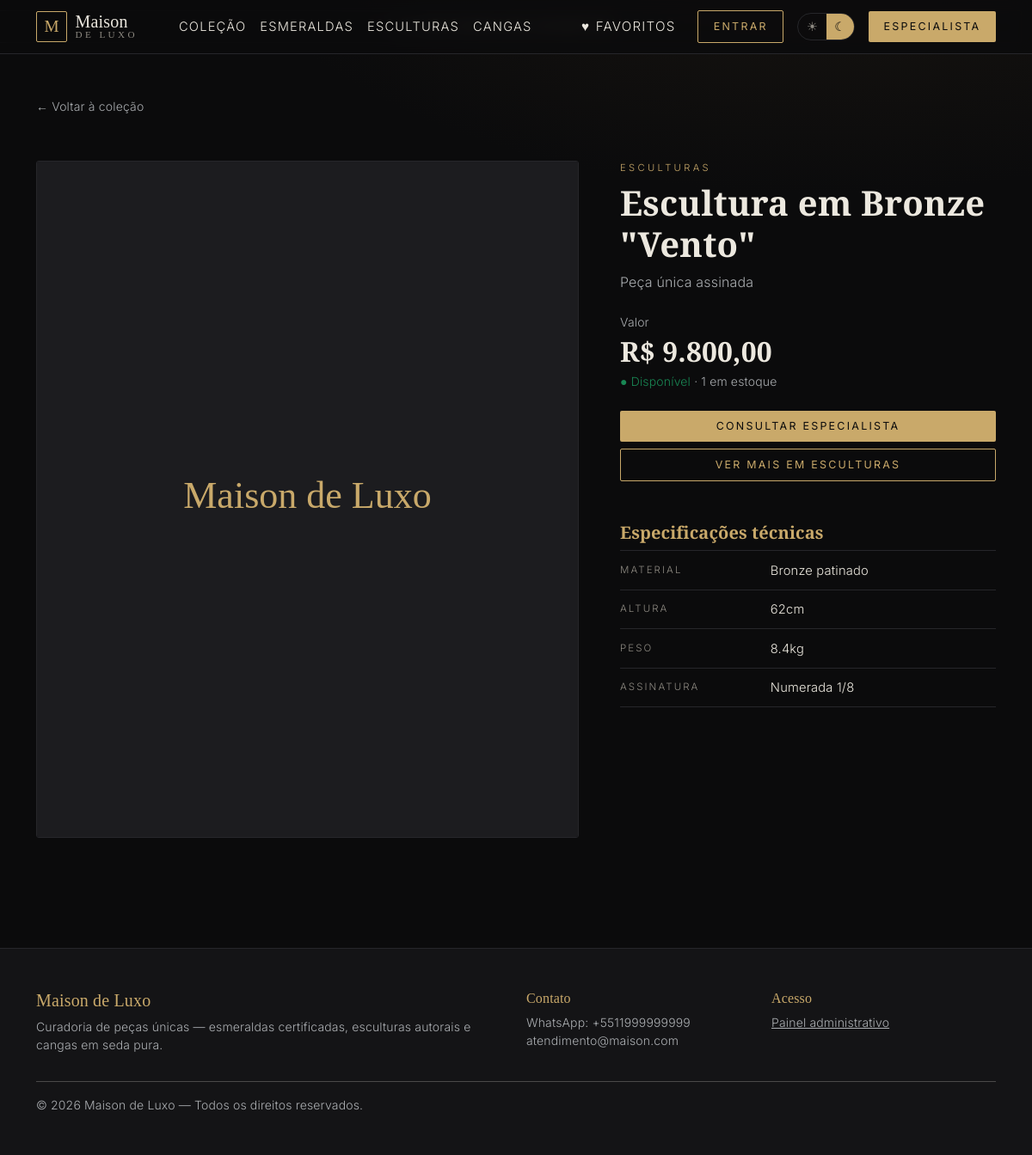
Screenshot of /produto.php?id=2 with the database file from the repository.
### tables this page shows
CREATE TABLE IF NOT EXISTS `produtos` (
  `id` INT AUTO_INCREMENT PRIMARY KEY,
  `nome` VARCHAR(180) NOT NULL,
  `categoria` ENUM('Esmeraldas','Esculturas','Cangas') NOT NULL,
  `preco` DECIMAL(10,2) NOT NULL DEFAULT 0.00,
  `descricao_curta` VARCHAR(255) DEFAULT NULL,
  `especificacoes_tecnicas` TEXT,
  `imagem_url` VARCHAR(255) DEFAULT NULL,
  `estoque` INT NOT NULL DEFAULT 0,
  `criado_em` TIMESTAMP DEFAULT CURRENT_TIMESTAMP,
  INDEX (`categoria`)
);

### includes/cliente_auth.php (called while the page is built, shortened)
<?php
function cliente_logado(): bool {
    return !empty($_SESSION['cliente_id']);
}
function cliente_id(): ?int {
    return cliente_logado() ? (int)$_SESSION['cliente_id'] : null;
}
function favoritos_ids(PDO $pdo): array {
    $cid = cliente_id();
    if (!$cid) return [];
    $s = $pdo->prepare('SELECT produto_id FROM favoritos WHERE cliente_id = :c');
    $s->execute([':c' => $cid]);
    return array_map('intval', $s->fetchAll(PDO::FETCH_COLUMN));
}

### produto.php (the view, shortened to what this page needs)
<?php
require_once __DIR__ . '/config.php';
require_once __DIR__ . '/includes/cliente_auth.php';
$id = isset($_GET['id']) ? (int)$_GET['id'] : 0;
$stmt = $pdo->prepare('SELECT * FROM produtos WHERE id = :id');
$stmt->execute([':id' => $id]);
$produto = $stmt->fetch();
$estoque       = max(0, (int)$produto['estoque']);
$indisponivel  = $estoque <= 0;
if ($indisponivel) {
    $msg = "Olá! Tenho interesse na peça \"{$produto['nome']}\" (cód. {$produto['id']}), que consta como ESGOTADA. Existe previsão de reposição ou peça similar?";
} else {
    $msg = "Olá! Tenho interesse na peça \"{$produto['nome']}\" (cód. {$produto['id']}). Poderia me enviar mais informações?";
}
$wapp = 'https://wa.me/' . WHATSAPP_NUMERO . '?text=' . rawurlencode($msg);
include __DIR__ . '/includes/header.php';
?>
<section class="container py-5">
  <a href="index.php" class="text-muted small text-decoration-none">← Voltar à coleção</a>
  <div class="row g-5 mt-1">
    <div class="col-lg-7">
      <div class="detail-gallery">
        <img id="mainImg" src="<?= htmlspecialchars($produto['imagem_url'] ?: 'assets/placeholder.svg') ?>" alt="<?= htmlspecialchars($produto['nome']) ?>" onerror="this.src='assets/placeholder.svg'">
      </div>
    </div>
    <div class="col-lg-5">
      <p class="product-cat mb-2"><?= htmlspecialchars($produto['categoria']) ?></p>
      <h1 class="serif"><?= htmlspecialchars($produto['nome']) ?></h1>
      <p class="text-muted"><?= htmlspecialchars($produto['descricao_curta'] ?? '') ?></p>
      <div class="my-4">
        <div class="text-muted small">Valor</div>
        <div class="serif" style="font-size:2rem;">R$ <?= number_format((float)$produto['preco'], 2, ',', '.') ?></div>
        <div class="small">
          <?php if ($indisponivel): ?>
            <span class="badge bg-danger">Esgotado</span>
            <span class="text-muted ms-2">Venda temporariamente bloqueada.</span>
          <?php else: ?>
            <span class="text-success">● Disponível</span>
            <span class="text-muted">· <?= $estoque ?> em estoque</span>
          <?php endif; ?>
        </div>
      </div>
      <?php
        $isFav = in_array((int)$produto['id'], favoritos_ids($pdo), true);
      ?>
      <button type="button"
              class="btn btn-fav-detail w-100 mb-2 fav-btn <?= $isFav ? 'is-on' : '' ?>"
              data-id="<?= (int)$produto['id'] ?>"
              title="<?= $isFav ? 'Remover dos favoritos' : 'Adicionar aos favoritos' ?>">
        <span class="heart">♥</span>
        <span class="lbl-off">Adicionar aos favoritos</span>
      </button>
      <?php if ($indisponivel): ?>
        <button class="btn btn-gold w-100 mb-2" disabled aria-disabled="true">Indisponível para venda</button>
        <a href="<?= $wapp ?>" target="_blank" class="btn btn-outline-gold w-100 mb-2">Consultar reposição no WhatsApp</a>
      <?php else: ?>
        <a href="<?= $wapp ?>" target="_blank" class="btn btn-gold w-100 mb-2">Consultar especialista</a>
      <?php endif; ?>
      <a href="index.php?categoria=<?= urlencode($produto['categoria']) ?>" class="btn btn-outline-gold w-100">Ver mais em <?= htmlspecialchars($produto['categoria']) ?></a>
      <h5 class="serif mt-5" style="color:var(--accent);">Especificações técnicas</h5>
      <table class="spec-table">
        <?php
          $linhas = preg_split('/\r\n|\r|\n/', (string)$produto['especificacoes_tecnicas']);
          foreach ($linhas as $linha) {
              $linha = trim($linha);
              if (strpos($linha, ':') !== false) {
                  [$k,$v] = explode(':', $linha, 2);
                  echo '<tr><td>'.htmlspecialchars(trim($k)).'</td><td>'.htmlspecialchars(trim($v)).'</td></tr>';
              } else {
                  echo '<tr><td colspan="2">'.htmlspecialchars($linha).'</td></tr>';
              }
          }
        ?>
      </table>
    </div>
  </div>
</section>
<?php include __DIR__ . '/includes/footer.php'; ?>

### assets/css/style.css (style rules this page uses)
:root { --gold:#c9a96a; --gold-2:#e6c789; --serif:'Cormorant Garamond', serif; --sans:'Inter', system-ui, sans-serif; }
body.theme-dark { --bg:#0b0b0c; --surface:#141416; --surface-2:#1c1c1f; --text:#ece8df; --text-mute:#8e8a82; --border:#26262a; --accent:var(--gold); background:radial-gradient(1200px 600px at 80% -10%, #1a1611 0%, transparent 60%), var(--bg); color:var(--text); }
body { font-family:var(--sans);font-weight:300;letter-spacing:.01em; }
h1,h2,h3,h4,.serif { font-family:var(--serif);font-weight:600;letter-spacing:.005em; }
.btn-gold { background:var(--accent);color:var(--bg);border:none; text-transform:uppercase;letter-spacing:.18em;font-size:.78rem;padding:.55rem 1.1rem;border-radius:2px; }
.btn-outline-gold { background:transparent;border:1px solid var(--accent);color:var(--accent); text-transform:uppercase;letter-spacing:.18em;font-size:.78rem;padding:.55rem 1.1rem;border-radius:2px; }
.product-cat { font-size:.7rem;letter-spacing:.3em;color:var(--accent);text-transform:uppercase; }
.detail-gallery img { width:100%;border-radius:3px;border:1px solid var(--border); }
.spec-table { width:100%;border-top:1px solid var(--border); }
.spec-table tr { border-bottom:1px solid var(--border); }
.spec-table td { padding:.7rem 0;font-size:.92rem; }
.spec-table td:first-child { color:var(--text-mute);width:40%;text-transform:uppercase;letter-spacing:.18em;font-size:.72rem; }
.fav-btn { position:absolute; top:.75rem; right:.75rem; width:38px; height:38px; border-radius:50%; background:rgba(0,0,0,.55); color:#fff; border:1px solid rgba(255,255,255,.25); font-size:1.15rem; line-height:1; display:grid; place-items:center; cursor:pointer; transition:transform .15s, background .2s, color .2s, border-color .2s; backdrop-filter:blur(4px); padding:0; }
.btn-fav-detail { background:transparent; border:1px solid var(--border); color:var(--text); text-transform:uppercase; letter-spacing:.18em; font-size:.78rem; padding:.65rem 1rem; border-radius:2px; display:inline-flex; align-items:center; justify-content:center; gap:.6rem; }
.btn-fav-detail .heart { font-size:1.1rem; color:var(--text-mute); }
.btn-fav-detail .lbl-off { display:inline; }

### rows the page displays
produtos: categoria "ESCULTURAS", nome "Escultura em Bronze \"Vento\"", descricao_curta "Peça única assinada", preco "9.800,00", estoque "1"

### other values shown
$k "MATERIAL"
$v "Bronze patinado"
$k "ALTURA"
$v "62cm"
$k "PESO"
$v "8.4kg"
$k "ASSINATURA"
$v "Numerada 1/8"
WHATSAPP_NUMERO "5511999999999"
